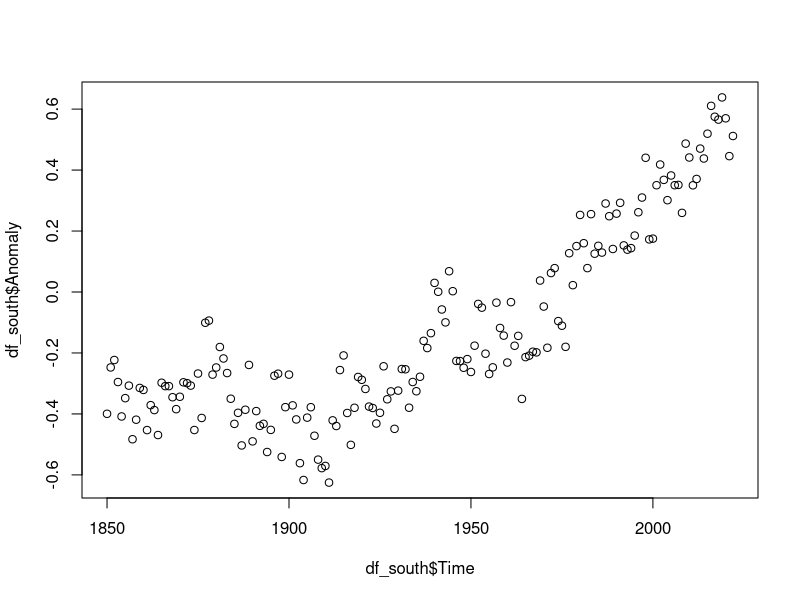
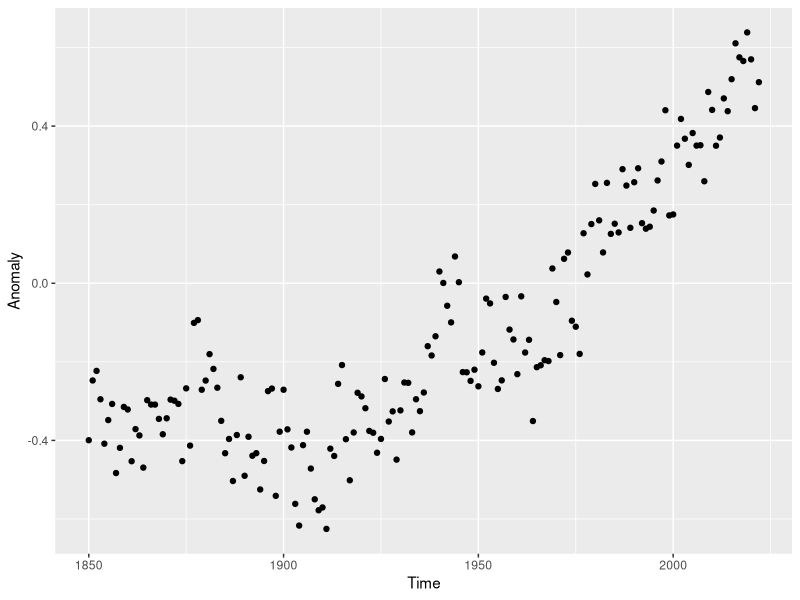
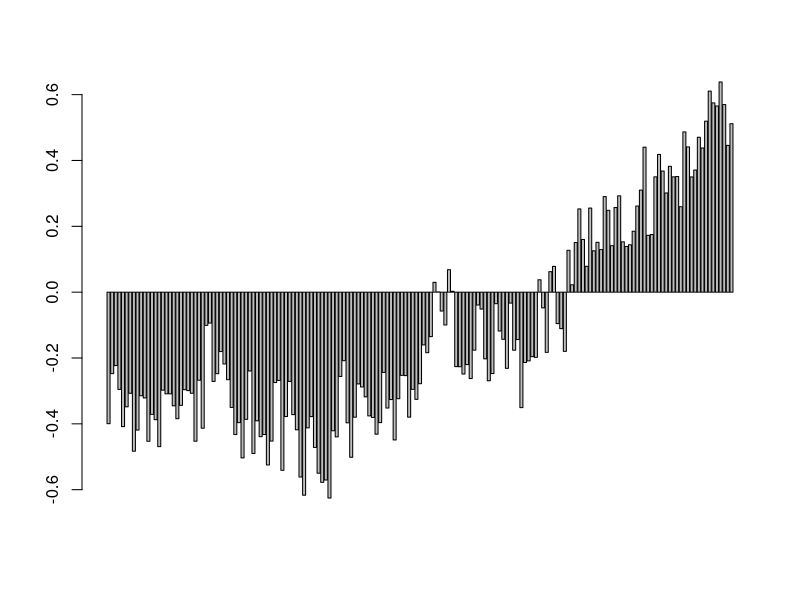
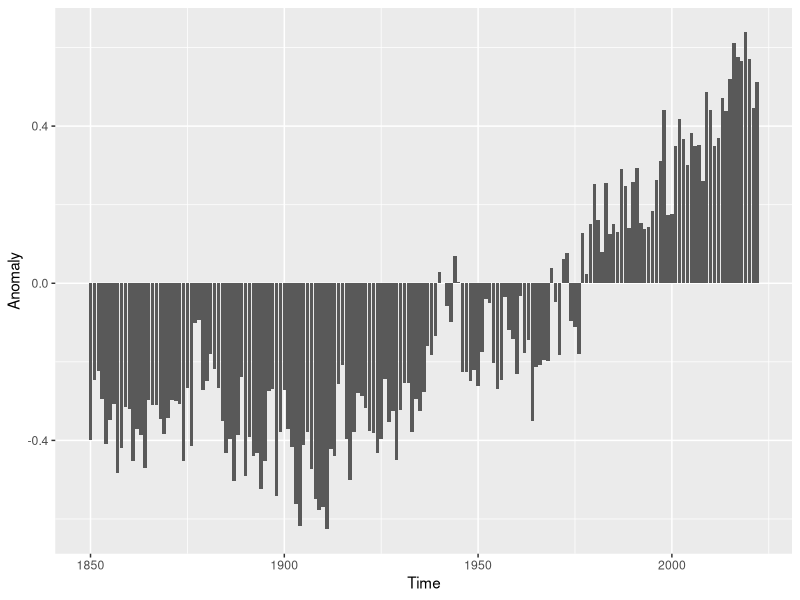
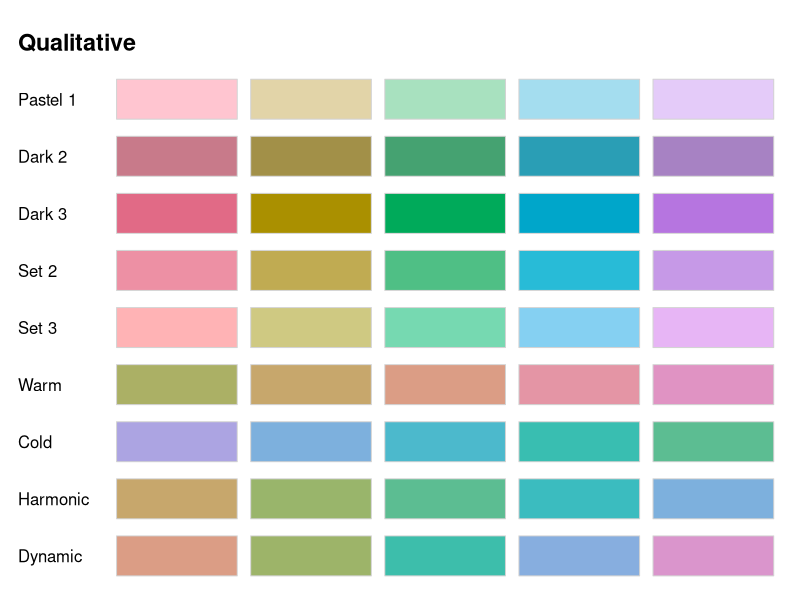
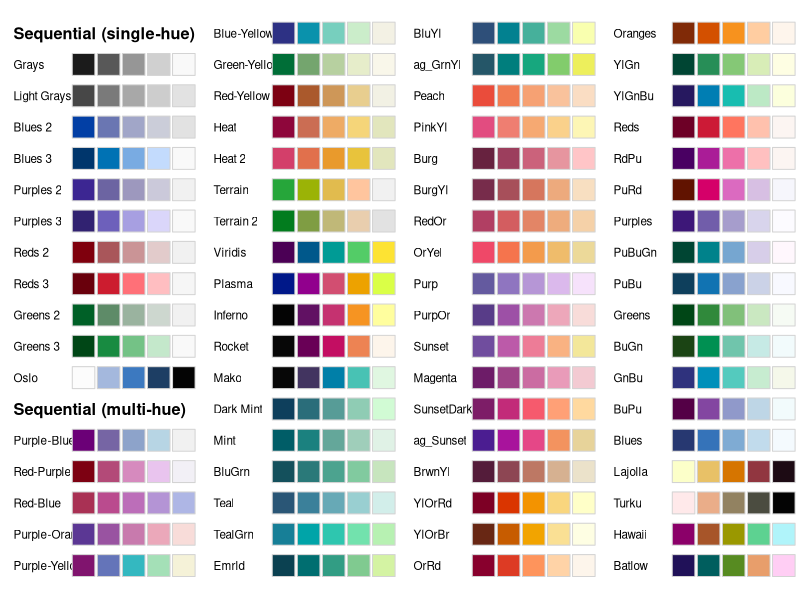
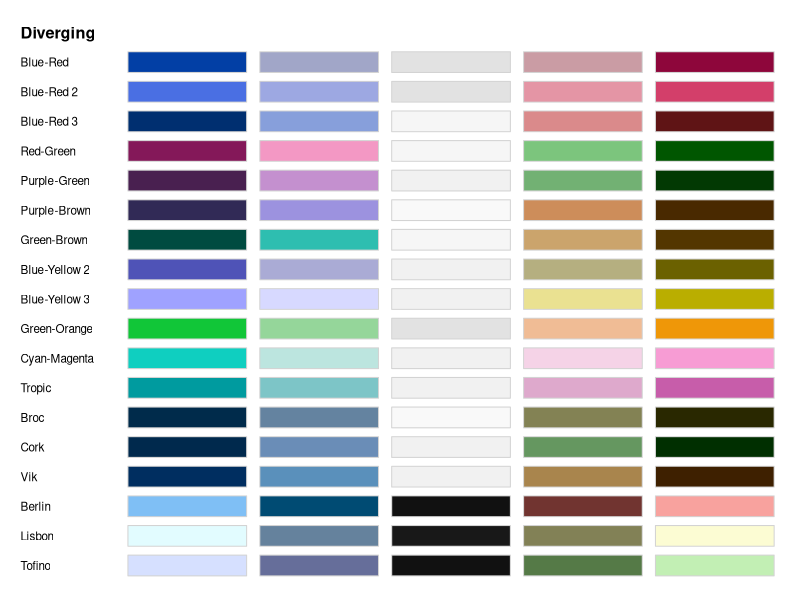
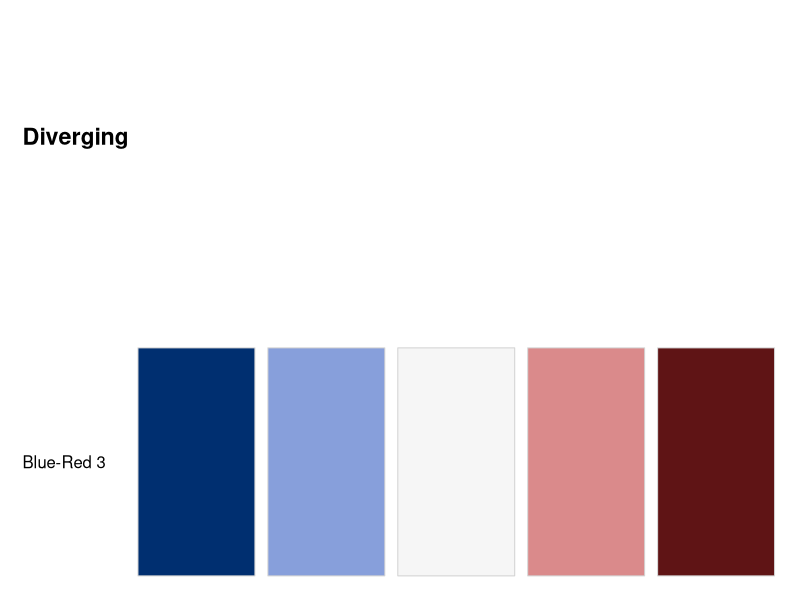

Reproduce these figures in R, in order.
## ---- chunk 1
#| echo: false
#| warning: false

library(tidyverse)


## ---- chunk 2
southernHemisphere <- read.csv("data/raw/HadCRUT.5.0.1.0.analysis.summary_series.southern_hemisphere.annual.csv")

knitr::kable(head(southernHemisphere))
## ---- chunk 3
df_south <- southernHemisphere %>% 
  select(Time, Anomaly..deg.C.) %>% 
  rename(Anomaly = Anomaly..deg.C.)

summary(df_south)
## ---- chunk 4
plot(df_south$Time, df_south$Anomaly)
## ---- chunk 5
ggplot(df_south, aes(x = Time, y = Anomaly)) + 
  geom_point()
## ---- chunk 6
barplot(df_south$Anomaly)
## ---- chunk 7
ggplot(df_south, aes(x = Time, y = Anomaly)) +
  geom_bar(stat="identity")
## ---- chunk 8
library(colorspace)

hcl_palettes(plot = TRUE, type = "Qualitative")
hcl_palettes(plot = TRUE, type = "Sequential")
hcl_palettes(plot = TRUE, type = "Diverging")

## ---- chunk 9

hcl_palettes(plot = TRUE, type = "Diverging", palette = "Blue-Red 3")
hcl_palettes(plot = TRUE, type = "Diverging", palette = "Blue-Red 3", n = 7)
hcl_palettes(plot = TRUE, type = "Diverging", palette = "Blue-Red 3", n = 9)
## ---- chunk 10
color_palette <- "Blue-Red 3"
breaks <- 7

myColours <- diverge_hcl( n = breaks, palette = color_palette )
## ---- chunk 11
plot(df_south$Time, df_south$Anomaly)
## ---- chunk 12
ggplot(df_south, aes(x = Time, y = Anomaly, color = Anomaly)) + 
  geom_point() +
  scale_color_binned_diverging(palette = color_palette, n.breaks = breaks)
## ---- chunk 13
barplot(df_south$Anomaly)
## ---- chunk 14
ggplot(df_south, aes(x = Time, y = Anomaly, fill = Anomaly)) +
  geom_bar(stat="identity") +
  scale_fill_binned_diverging(palette = color_palette, n.breaks = breaks)
## ---- chunk 15
barplot(df_south$Anomaly)
## ---- chunk 16
ggplot(df_south, aes(x = Time, y = 1, fill = Anomaly)) +
  geom_bar(stat="identity", width = 1) +
  scale_fill_binned_diverging(palette = color_palette, n.breaks = breaks) +
  theme_void() +
  theme(legend.position="none") +
  labs(title = "test") 
## ---- chunk 17
df_south <- df_south %>% 
  mutate(location = "southern hemisphere")

df_north <- read.csv("data/raw/HadCRUT.5.0.1.0.analysis.summary_series.northern_hemisphere.annual.csv") %>% 
  select(Time, Anomaly..deg.C.) %>% 
  rename(Anomaly = Anomaly..deg.C.) %>% 
  mutate(location = "southern hemisphere")

# Joining together
df <- df_south %>% 
  bind_rows(df_north)
  
## ---- chunk 18
#| column: page
#| fig.width: 11

p <- ggplot(df_south, aes(x = Time)) +
  geom_bar(aes( y = 1, fill = Anomaly), stat="identity", width = 1) +
  geom_bar(aes( y = -1, fill = Anomaly), stat="identity", width = 1) +
  scale_fill_binned_diverging(palette = color_palette, n.breaks = breaks) +
  geom_hline(yintercept = 0, linetype='dotted', col = "black") +
  annotate("text", x = 1900, y = 0, label = "Avg Temp between 1901-2000", 
           col = "black",
           vjust = -0.5) +
  geom_line(aes(y = Anomaly), col = "white") +
  # guides(y = "none") + 
  theme_minimal() +
  theme(legend.position="top",
        legend.direction="horizontal",
        legend.justification = c(0,0)) +
  labs(title = paste("Temperature anomaly in the Southern Emisphere between", 
                     min(df_south$Time), "and", max(df_south$Time)),
       subtitle = "As compared to the average temperature between 1901-2000",
       caption = "Source: HadCRUT5",
       x = NULL, y = NULL) 
p
## ---- chunk 19
ggplot(df, aes(x = Time)) +
  geom_bar(aes( y = 1, fill = Anomaly), stat="identity", width = 1) +
  geom_bar(aes( y = -1, fill = Anomaly), stat="identity", width = 1) +
  scale_fill_binned_diverging(palette = color_palette, n.breaks = breaks) +
  geom_hline(yintercept = 0, linetype='dotted', col = "black") +
  annotate("text", x = 1900, y = 0, label = "Avg Temp between 1901-2000", 
           col = "black",
           vjust = -0.5) +
  geom_line(aes(y = Anomaly), col = "white") +
  # guides(y = "none") + 
  theme_minimal() +
  theme(legend.position="top",
        legend.direction="horizontal",
        legend.justification = c(0,0)) +
  labs(title = paste("Temperature anomaly in the Southern Emisphere between", 
                     min(df_south$Time), "and", max(df_south$Time)),
       subtitle = "As compared to the average temperature between 1901-2000",
       caption = "Source: HadCRUT5",
       x = NULL, y = NULL) +  
  facet_wrap(vars(location)) 

